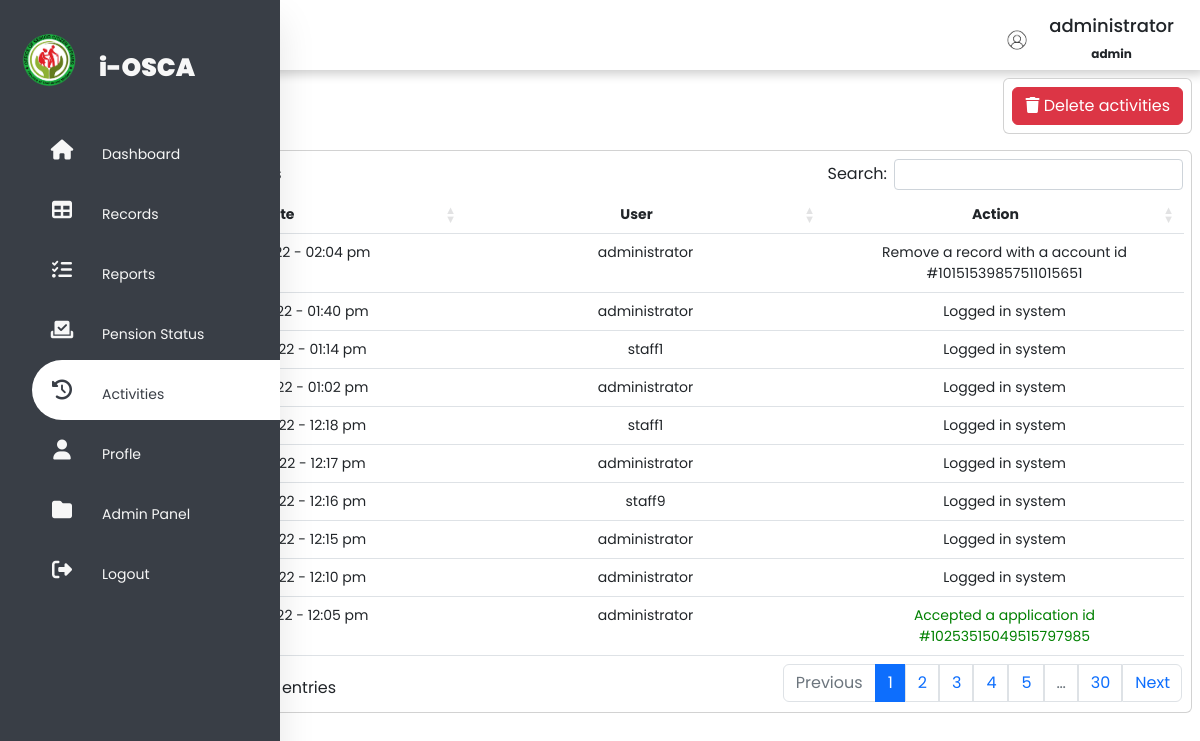
Screenshot of /activities.php (signed in) with the database file from the repository.
### tables this page shows
CREATE TABLE `tbl_activities` (
  `id` int(11) NOT NULL,
  `fd_date` varchar(250) NOT NULL,
  `fx_user` varchar(250) NOT NULL,
  `fx_action` varchar(250) NOT NULL
);

### activities.php (the view, shortened to what this page needs)
<?php
include('conn/connection.php');
$records = $conn->query("SELECT * FROM tbl_activities");
if (isset($_SESSION['user_id']) && isset($_SESSION['user_name'])) {
?>
<!DOCTYPE html>
<html lang="en">
<head>
    <link rel="stylesheet" href="https://cdnjs.cloudflare.com/ajax/libs/font-awesome/6.2.0/css/all.min.css">
    <link rel="stylesheet" type="text/css" href="css/g_style.css">
    <link rel="stylesheet" href="css/bootstrap.min.css">
    <link rel="stylesheet" type="text/css" href="css/dataTables.bootstrap5.min.css">
    <link rel="stylesheet" type="text/css" href="css/g_style.css">
    <link rel="stylesheet" type="text/css" href="css/records_style.css">
</head>
<body>
    <nav class="side-nav">
        <ul>
            <li>
                <a href="#" class="logo">
                    <img src="media/header.png" alt="logo">
                    <span class="nav-item">i-OSCA</span>
                </a>
            </li>
            <li><a href="dashboard" id="nav-list">
                    <i class="fas fa-home"></i>
                    <span class="nav-item">Dashboard</span>
                </a></li>
            <li><a href="records" id="nav-list">
                    <i class="fas fa-table"></i>
                    <span class="nav-item">Records</span>
                </a></li>
            <li><a href="reports" id="nav-list">
                    <i class="fas fa-tasks"></i>
                    <span class="nav-item">Reports</span>
                </a></li>
            <li><a href="status" id="nav-list">
                    <i class="fas fa-check-to-slot"></i>
                    <span class="nav-item">Pension Status</span>
                </a></li>
            <li><a href="#" class="active" id="nav-list">
                    <i class="fas fa-solid fa-clock-rotate-left"></i>
                    <span class="nav-item">Activities</span>
                </a></li>
            <li><a href="profile" id="nav-list">
                    <i class="fas fa-user"></i>
                    <span class="nav-item">Profle</span>
                </a></li>
            <li <?php if($_SESSION['user_level']=="staff") echo 'style="display:none;"'; ?>><a href="fxasdasjdk"
                    id="nav-list">
                    <i class="fas fa-folder"></i>
                    <span class="nav-item">Admin Panel</span>
                </a></li>
            <li><a href="function/logout" class="logout" id="nav-list">
                    <i class="fas fa-sign-out-alt"></i>
                    <span class="nav-item">Logout</span>
                </a></li>
        </ul>
    </nav>
    <div class="main-content">
        <header>
            <div class="header-title">
                <h2>
                    <label for="">
                </h2>
            </div>
            <div class="user-wrapper">
                <img src="./image/<?php echo $_SESSION['fm_img']; ?>" class="user_img" alt="user">
                <div>
                    <h5><span class="nav-item"><?php echo $_SESSION['user_name']; ?></span></h5>
                    <p><span class="nav-item"><?php echo $_SESSION['user_level']; ?></span></p>
                </div>
            </div>
        </header>
        <div class="d-flex">
            <div class="p-2 ms-auto p-2 m-2 card">
                <button type="submit" name="delete" id="delete" value="Truncate Table"
                    class="btn btn-danger justify-content-end"><span><i class="fa-solid fa-trash"></i></span> Delete
                    activities</button>
            </div>
        </div>
        <div class="table-div m-2 p-2 card">
            <table class="table" id="datatable">
                <thead>
                    <tr>
                        <th class="text-center" scope="col">Date</th>
                        <th class="text-center" scope="col">User</th>
                        <th class="text-center" scope="col">Action</th>
                    </tr>
                </thead>
                <tbody>
                    <?php foreach($records as $row) :  ?>
                    <tr>
                        <td class="text-center"> <?php echo $row['fd_date']; ?> </td>
                        <td class="text-center"> <?php echo $row['fx_user']; ?> </td>
                        <td class="text-center"
                            <?php if(preg_match('/Added/',$row['fx_action'])) echo 'style="color:green;"'; ?>
                            <?php if(preg_match('/Updated/',$row['fx_action'])) echo 'style="color:green;"'; ?>
                            <?php if(preg_match('/Accepted/',$row['fx_action'])) echo 'style="color:green;"'; ?>
                            <?php if(preg_match('/Deleted/',$row['fx_action'])) echo 'style="color:red;"'; ?>
                            <?php if(preg_match('/Removed/',$row['fx_action'])) echo 'style="color:red;"'; ?>
                            <?php if(preg_match('/Rejected/',$row['fx_action'])) echo 'style="color:red;"'; ?>
                            <?php if(preg_match('/Attempted/',$row['fx_action'])) echo 'style="color:red;"'; ?>>
                            <?php echo $row['fx_action']; ?> </td>
                    </tr>
                    <?php endforeach; ?>
                </tbody>
            </table>
        </div>
    </div>
</body>
</html>
<?php
}else{
     header("Location: index");
     exit();
}
 ?>

### css/g_style.css (style rules this page uses)
:root { --main-color:#393E46; --secondary-color: #6D9886; --next-color: #F2E7D5; --last-color: #F7F7F7; --gray: #808080; }
* { margin: 0; padding: 0; outline: none; list-style: none; box-sizing: border-box; text-decoration: none; font-family: "Poppins", sans-serif; }
body { background: #fff; }
.side-nav { position: fixed; top: 0; bottom: 0; height: 100%; background: var(--main-color); width: 90px; z-index: 999; overflow: hidden; transition: width 0.2s linear; box-shadow: 0 20px 35px rgba(0, 0, 0, 0.1); }
.logo { text-align: center; transition: all 0.5s ease; margin: 20px 0 20px -75px; }
.logo img { width: 60px; height: 60px; border-radius: 50%; }
.logo span { font-weight: 900; font-size: 25px; }
.side-nav a { position: relative; color: rgb(85, 83, 83); font-size: 14px; text-decoration: none; color: var(--last-color); display: table; width: 300px; padding: 10px; }
li i { position: relative; width: 40px; height: 40px; top: 10px; color: var(--last-color); font-size: 20px; text-align: center; }
.nav-item { position: relative; top: 12px; margin-left: 20px; }
li a.active { background: #fff; color: var(--main-color); border-radius: 30px 0 0 30px; }
a.active i { color: var(--main-color); }
.logout { position: absolute; bottom: 0; }
.main-content { padding: 0 0 0 90px; }
header { display: flex; justify-content: space-between; padding: 1rem; width: 100%; height: 70px; box-shadow: 4px 4px 10px rgba(0, 0, 0, 0.2); }
.header-title { transform: translateY(20%); }
.header-title h2 { font-size: 20px; font-weight:400; }
.user-wrapper { display: flex; margin-right: 10px; align-items: center; }
.user_img { border-radius: 50%; width : 24px; height:24px; }
.user-wrapper h5 { font-size: 18px; }
.user-wrapper div p { text-align: center; font-size: 12px; font-weight: bold; }
.user-wrapper img { margin-top: 10px; }
table { table-layout:fixed; }
.table td { font-size: 14px; }
.table th { font-size: 14px; }

### css/records_style.css (style rules this page uses)
:root { --main-color: #393E46; --secondary-color: #6D9886; --next-color: #F2E7D5; --last-color: #F7F7F7; --gray: #808080; }

### rows the page displays
tbl_activities: fd_date "Dec 04, 2022 - 12:05 pm", fx_user "administrator", fx_action "Accepted a application id #10253515049515797985"
tbl_activities: fd_date "Dec 04, 2022 - 12:10 pm", fx_user "administrator", fx_action "Logged in system"
tbl_activities: fd_date "Dec 04, 2022 - 12:15 pm", fx_user "administrator", fx_action "Logged in system"
tbl_activities: fd_date "Dec 04, 2022 - 12:16 pm", fx_user "staff9", fx_action "Logged in system"
tbl_activities: fd_date "Dec 04, 2022 - 12:17 pm", fx_user "administrator", fx_action "Logged in system"
tbl_activities: fd_date "Dec 04, 2022 - 12:18 pm", fx_user "staff1", fx_action "Logged in system"
tbl_activities: fd_date "Dec 04, 2022 - 01:02 pm", fx_user "administrator", fx_action "Logged in system"
tbl_activities: fd_date "Dec 04, 2022 - 01:14 pm", fx_user "staff1", fx_action "Logged in system"
tbl_activities: fd_date "Dec 04, 2022 - 01:40 pm", fx_user "administrator", fx_action "Logged in system"
tbl_activities: fd_date "Dec 04, 2022 - 02:04 pm", fx_user "administrator", fx_action "Remove a record with a account id #10151539857511015651"

### other values shown
$_SESSION['user_name'] "administrator"
$_SESSION['user_level'] "admin"
